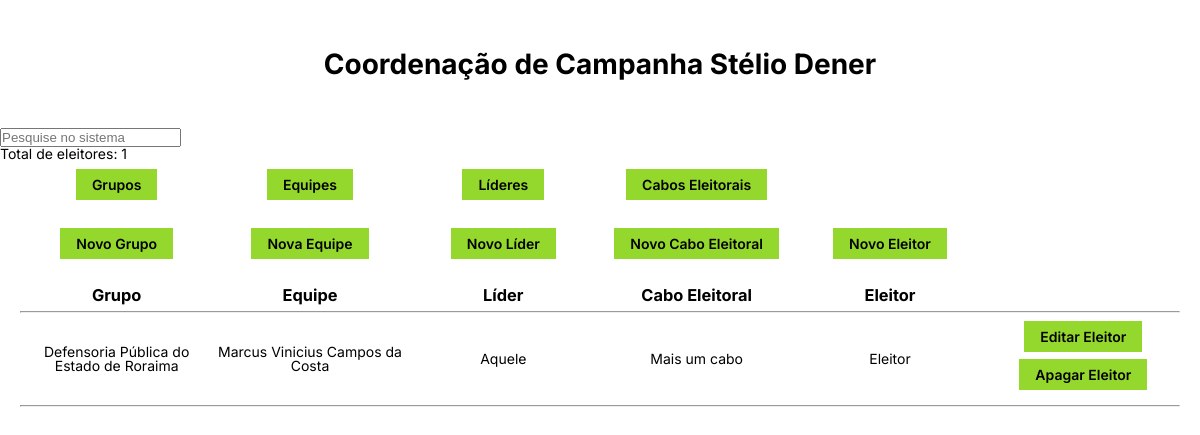
/, run on an earlier commit of the app's database.
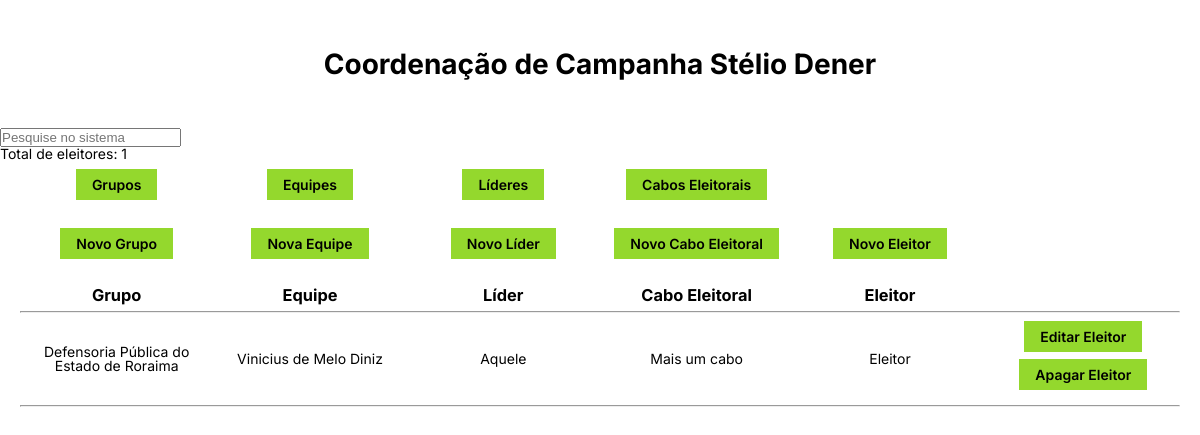
And on a later commit of the database.
### base/models.py (models this page shows, shortened)
class Voto(models.Model):
    cabo = models.ForeignKey(Cabo, null=True, on_delete=models.RESTRICT)
    eleitor = models.ForeignKey(Pessoa, null=True, on_delete=models.RESTRICT)
    updated = models.DateTimeField(auto_now=True)
    created = models.DateTimeField(auto_now_add=True)
    def __str__(self):
        return self.eleitor.nome

class Cabo(models.Model):
    líder = models.ForeignKey(Líder, null=True, on_delete=models.RESTRICT)
    cabo = models.ForeignKey(Pessoa, null=True, on_delete=models.RESTRICT)
    updated = models.DateTimeField(auto_now=True)
    created = models.DateTimeField(auto_now_add=True)
    def __str__(self):
        return self.cabo.nome

class Líder(models.Model):
    equipe = models.ForeignKey(Equipe, null=True, on_delete=models.RESTRICT)
    líder = models.ForeignKey(Pessoa, null=True, on_delete=models.RESTRICT)
    updated = models.DateTimeField(auto_now=True)
    created = models.DateTimeField(auto_now_add=True)
    def __str__(self):
        return self.líder.nome

class Equipe(models.Model):
    grupo = models.ForeignKey(Grupo, null=True, on_delete=models.RESTRICT)
    coordenador = models.ForeignKey(Pessoa, null=True, on_delete=models.RESTRICT)
    updated = models.DateTimeField(auto_now=True)
    created = models.DateTimeField(auto_now_add=True)
    def __str__(self):
        return self.coordenador.nome

class Pessoa(models.Model):
    nome = models.CharField(max_length=200)
    telefone = models.CharField(max_length=20, null=True, blank=True)
    logradouro = models.CharField(max_length=200, null=True, blank=True)
    bairro = models.CharField(max_length=200, null=True, blank=True)
    cidade = models.CharField(max_length=200, null=True, blank=True)
    cep = models.CharField(max_length=10, null=True, blank=True)
    cpf = models.CharField(max_length=14, null=True, blank=True, unique=True)
    nascimento = models.CharField(max_length=10, null=True, blank=True)
    updated = models.DateTimeField(auto_now=True)
    created = models.DateTimeField(auto_now_add=True)

class Grupo(models.Model):
    grupo = models.CharField(max_length=200)
    rgb = models.CharField(max_length=9, null=True, blank=True)
    updated = models.DateTimeField(auto_now=True)
    created = models.DateTimeField(auto_now_add=True)
    def __str__(self):
        return self.grupo

### base/views.py (the view)
# urls.py: path('', views.home, name='home'),
def home(request):
    todos_votos = Voto.objects.all()
    quantidade_votos = todos_votos.count()
    q = request.GET.get('q') if request.GET.get('q') != None else ''
    votos = Voto.objects.filter(
        Q(eleitor__nome__icontains=q) |
        Q(cabo__cabo__nome__icontains=q) |
        Q(cabo__líder__líder__nome__icontains=q) |
        Q(cabo__líder__equipe__coordenador__nome__icontains=q) |
        Q(cabo__líder__equipe__grupo__grupo__icontains=q)
    )
    print(votos)
    context = {'votos': votos, 'quantidade_votos': quantidade_votos}
    return render(request, 'base/home.html', context)

### base/templates/base/home.html (shortened to what this page needs)
{% extends 'main.html' %}
{% block content %}
    <form action="{% url 'home' %}" method="get">
        <input type="text" name="q" placeholder="Pesquise no sistema" />
    </form>
    <div>
        Total de eleitores: {{quantidade_votos}}
    </div>
    <section class="tabela-votos">
        <div class="linha-tabela-votos">
            <div>
                <a href="{% url 'grupos' %}" class="btn">Grupos</a>
            </div>
            <div>
                <a href="{% url 'equipes' %}" class="btn">Equipes</a>
            </div>
            <div>
                <a href="{% url 'líderes' %}" class="btn">Líderes</a>
            </div>
            <div>
                <a href="{% url 'cabos' %}" class="btn">Cabos Eleitorais</a>
            </div>
        </div>
        <div class="linha-tabela-votos">
            <div>
                <a href="{% url 'cadastrar-grupo' %}" class="btn">Novo Grupo</a>
            </div>
            <div>
                <a href="{% url 'cadastrar-equipe' %}" class="btn">Nova Equipe</a>
            </div>
            <div>
                <a href="{% url 'cadastrar-líder' %}" class="btn">Novo Líder</a>
            </div>
            <div>
                <a href="{% url 'cadastrar-cabo' %}" class="btn">Novo Cabo Eleitoral</a>
            </div>
            <div>
                <a href="{% url 'cadastrar-eleitor' %}" class="btn">Novo Eleitor</a>
            </div>
        </div>
        <div class="linha-tabela-votos">
            <div><h3>Grupo</h3></div>
            <div><h3>Equipe</h3></div>
            <div><h3>Líder</h3></div>
            <div><h3>Cabo Eleitoral</h3></div>
            <div><h3>Eleitor</h3></div>
        </div>
        <hr>
            {% for voto in votos %}
            <div class="linha-tabela-votos">
                <div>{{voto.cabo.líder.equipe.grupo}}</div>
                <div>{{voto.cabo.líder.equipe}}</div>
                <div>{{voto.cabo.líder}}</div>
                <div>{{voto.cabo}}</div>
                <div>{{voto}}</div>
                <div>
                    <div>
                        <a href="{% url 'editar-eleitor' voto.id %}" class="btn" style="margin-bottom: 7px">Editar Eleitor</a>
                    </div>
                    <div>
                        <a href="{% url 'deletar-eleitor' voto.id %}" class="btn" style="margin-bottom: 7px">Apagar Eleitor</a>
                    </div>
                </div>
            </div>
            <hr>
            {% endfor %}
    </section>
{% endblock  %}

What changed in the data, as far as the page shows it:
changed through a linked row, Voto "Defensoria Pública do Estado de Roraima": cabo.líder.equipe "Marcus Vinicius Campos da Costa" → "Vinicius de Melo Diniz"
